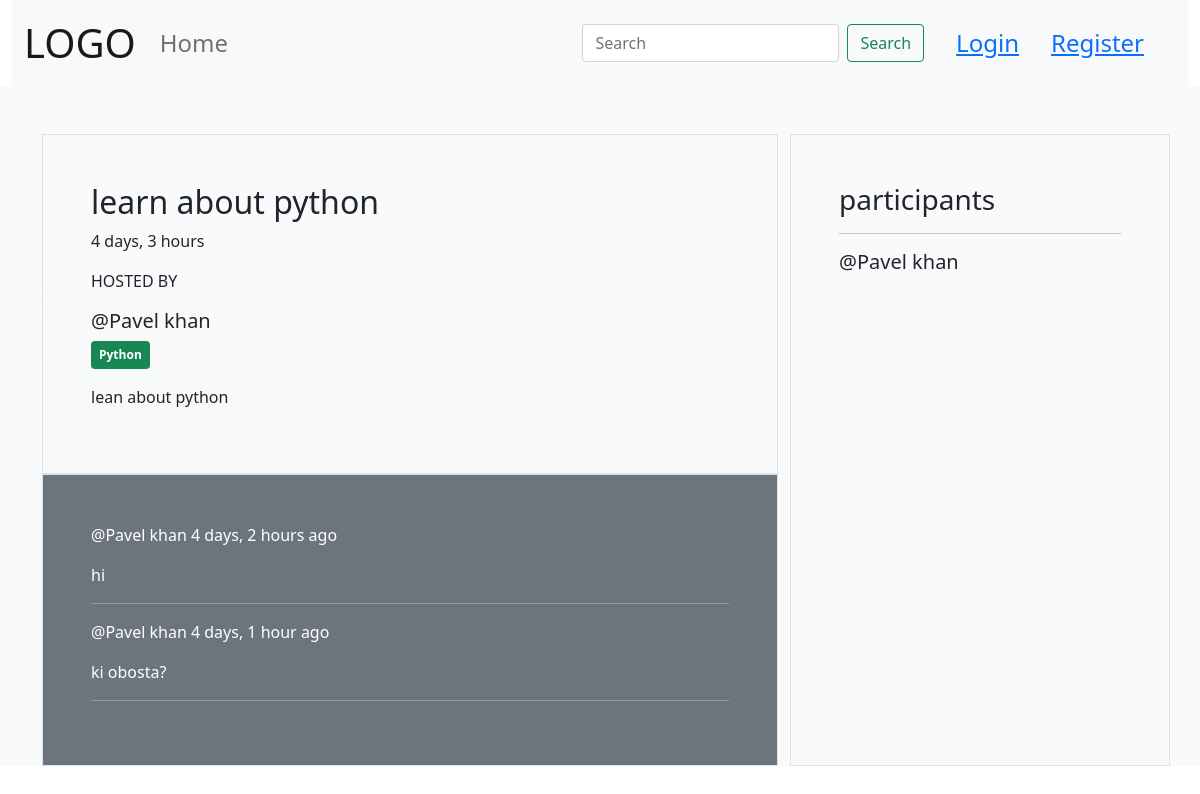
Screenshot of /room/7/ with the database file from the repository.
### base/models.py (models this page shows, shortened)
class RoomModel(models.Model):
  host = models.ForeignKey(CustomUser, on_delete=models.SET_NULL, null=True)
  topic = models.ForeignKey('TopicModel', on_delete=models.SET_NULL, null=True)
  name = models.CharField(max_length=200)
  description = models.TextField(null=True, blank=True)
  participants = models.ManyToManyField(CustomUser, related_name='participants', blank=True)
  updated = models.DateTimeField(auto_now=True)
  created = models.DateTimeField(auto_now_add=True)
  class Meta:
    ordering = ['-updated','-created']

class CustomUser(AbstractUser):
  name = models.CharField(max_length=200, null= True)
  email = models.EmailField(unique = True)
  bio = models.TextField()
  USERNAME_FIELD = 'email'
  REQUIRED_FIELDS = []
  objects = CustomUserManager()
  def __str__(self):
    return str(self.name)

class TopicModel(models.Model):
  name = models.CharField(max_length=200)
  def __str__(self):
      return self.name

class MassageModel(models.Model):
  user = models.ForeignKey(CustomUser, on_delete=models.CASCADE)
  room = models.ForeignKey("RoomModel", on_delete=models.CASCADE)
  body = models.TextField()
  updated = models.DateTimeField(auto_now=True, null=True, blank=True)
  created = models.DateTimeField(auto_now_add=True, null=True, blank=True)

### base/views.py (the view, shortened to what this page needs)
# urls.py: path('room/<str:pk>/', views.room, name='room'),
def room(request,pk):
  room = RoomModel.objects.get(id=pk)
  room_massage = room.massagemodel_set.all()
  participants = room.participants.all()
  context={'room': room, 'room_massage': room_massage, 'participants': participants}
  return render(request, "room.html", context)

### base/templates/room.html (shortened to what this page needs)
{% extends "main.html" %} {% block content %}
<div class="container pt-5">
  <div class="row">
    <div class="col-8">
      <div class="position-relative border p-5">
        <h2>{{room.name}}</h2>
        <p>{{room.created|timesince}}</p>
        <p>HOSTED BY</p>
        <h5>@{{room.host}}</h5><span class="badge bg-success p-2">{{room.topic}}</span>
        <p class="my-3">{{room.description}}</p>
      </div>
      <div class="text-white bg-secondary border p-5">
        {% for massage in room_massage %}
        <p>@{{massage.user}} <span>{{massage.updated|timesince}} ago</span></p>
        <p>{{massage.body}}</p>
        <hr/>
        {% endfor %}
      </div>
    </div>
    <div class="col-4 border p-5" >
      <h3>participants<h3>
      <hr>
      <div class="">
      {% for user in participants %}
        <p href="#" class="fs-5" >@{{user.name}}</p>
      {% endfor %}
      </div>
    </div>
  </div>
</div>
{% endblock content %}

### rows the page displays
RoomModel: name "learn about python", created "4 days, 3 hours", host "Pavel khan", topic "Python", description "lean about python"
MassageModel: user "Pavel khan", updated "4 days, 2 hours", body "hi"
MassageModel: user "Pavel khan", updated "4 days, 1 hour", body "ki obosta?"
CustomUser: name "Pavel khan"
